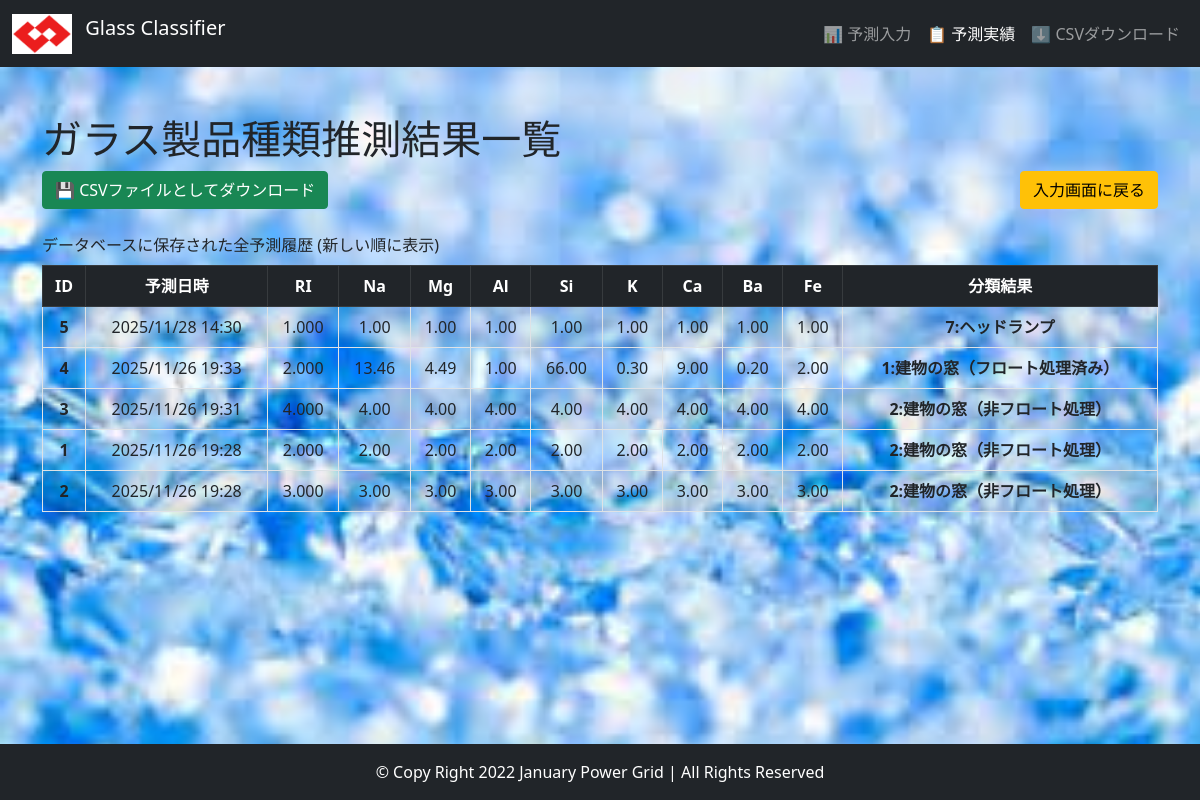
Page /view_data/ on the committed database.
### predict/models.py (models this page shows, shortened)
class PredResult(models.Model):
    RI = models.FloatField(verbose_name="屈折率 (RI)")
    Na = models.FloatField(verbose_name="ナトリウム (Na)")
    Mg = models.FloatField(verbose_name="マグネシウム (Mg)")
    Al = models.FloatField(verbose_name="アルミニウム (Al)")
    Si = models.FloatField(verbose_name="ケイ素 (Si)")
    K  = models.FloatField(verbose_name="カリウム (K)")
    Ca = models.FloatField(verbose_name="カルシウム (Ca)")
    Ba = models.FloatField(verbose_name="バリウム (Ba)")
    Fe = models.FloatField(verbose_name="鉄 (Fe)")
    classification = models.CharField(
        max_length=30,
        verbose_name="予測分類結果"
    )
    created_at = models.DateTimeField(
        default=timezone.now, # データの保存時に自動で日時を記録
        verbose_name="予測日時"
    )
    class Meta:
        verbose_name = "予測結果"
        verbose_name_plural = "予測結果一覧"
        ordering = ['-created_at']

### predict/views.py (the view)
# urls.py: path('view_data/', views.view_data, name='view_data'),
def view_data(request):
    data = {"dataset": PredResult.objects.all().order_by('-created_at')}
    return render(request, "view_data.html", data)

### templates/view_data.html
{% extends "base.html" %}
{% load static %}
{% block main %}
    <div class="container pt-5">
        <div class="row">
        <h1>ガラス製品種類推測結果一覧</h1>
        <div class="mb-3 d-flex justify-content-between align-items-center">
            <a href="{% url 'predict:exportcsv' %}" class="btn btn-success">
                💾 CSVファイルとしてダウンロード
            </a>
            <a href='{% url 'predict:home' %}' class='btn btn-warning'>入力画面に戻る</a>
        </div>
        <div class="table-responsive">
            <table class="table table-hover table-striped table-bordered caption-top">
                <caption class="text-dark">データベースに保存された全予測履歴 (新しい順に表示)</caption>
                <thead class="table-dark text-center">
                    <tr>
                    <th scope="col">ID</th>
                    <th scope="col">予測日時</th>
                    <th scope="col">RI</th>
                    <th scope="col">Na</th>
                    <th scope="col">Mg</th>
                    <th scope="col">Al</th>
                    <th scope="col">Si</th>
                    <th scope="col">K</th>
                    <th scope="col">Ca</th>
                    <th scope="col">Ba</th>
                    <th scope="col">Fe</th>
                    <th scope="col">分類結果</th>
                    </tr>
                </thead>
                <tbody class="text-center">
                {% for data in dataset %}
                    <tr>
                    <th scope="row">{{ data.id }}</th>
                    <td>{{ data.created_at|date:"Y/m/d H:i" }}</td>
                    <td>{{ data.RI|floatformat:"3" }}</td>
                    <td>{{ data.Na|floatformat:"2" }}</td>
                    <td>{{ data.Mg|floatformat:"2" }}</td>
                    <td>{{ data.Al|floatformat:"2" }}</td>
                    <td>{{ data.Si|floatformat:"2" }}</td>
                    <td>{{ data.K|floatformat:"2" }}</td>
                    <td>{{ data.Ca|floatformat:"2" }}</td>
                    <td>{{ data.Ba|floatformat:"2" }}</td>
                    <td>{{ data.Fe|floatformat:"2" }}</td>
                    <td><strong>{{ data.classification }}</strong></td>
                    </tr>
                {% empty %}
                    <tr>
                        <td colspan="12">まだ予測結果が保存されていません。入力画面から予測を実行してください。</td>
                    </tr>
                {% endfor %}
                </tbody>
            </table>
        </div>
        </div>
    </div>
{% endblock %}

### templates/base.html (shortened to what this page needs)
<!doctype html>
<html lang="ja">
<head>
    <link href="https://cdn.jsdelivr.net/npm/bootstrap@5.0.2/dist/css/bootstrap.min.css" rel="stylesheet">
    {% load static %}
</head>
<body>
    <nav class="navbar navbar-expand-lg navbar-dark bg-dark sticky-top">
        <div class="container-fluid">
          <a class="navbar-brand" href="{% url 'predict:home' %}">
            <img src="{% static "power_grid.png"%}" height='40px' width='60px' class="d-inline-block align-text-top me-2">
            Glass Classifier
          </a>
          <div class="collapse navbar-collapse" id="navbarSupportedContent">
            <ul class="navbar-nav ms-auto mb-2 mb-lg-0">
              <li class="nav-item">
                <a class="nav-link {% if 'home' in request.path %}active{% endif %}" href="{% url 'predict:home' %}">📊 予測入力</a>
              </li>
              <li class="nav-item">
                <a class="nav-link {% if 'view_data' in request.path %}active{% endif %}" href="{% url 'predict:view_data' %}">📋 予測実績</a>
              </li>
              <li class="nav-item">
                <a class="nav-link" href="{% url 'predict:exportcsv' %}">⬇️ CSVダウンロード</a>
              </li>
            </ul>
          </div>
        </div>
      </nav>
    <main>
      {% block main %}
      {% endblock %}
    </main>
    <footer class="navbar navbar-expand-lg bg-dark text-white fixed-bottom justify-content-center">
        <span class="navbar-text">
            © Copy Right 2022 January Power Grid | All Rights Reserved
        </span>
    </footer>
</body>
</html>

### rows in the picture
PredResult: id "5", created_at "2025/11/28 14:30", RI "1.000", Na "1.00", Mg "1.00", Al "1.00", Si "1.00", K "1.00", Ca "1.00", Ba "1.00", Fe "1.00", classification "7:ヘッドランプ"
PredResult: id "4", created_at "2025/11/26 19:33", RI "2.000", Na "13.46", Mg "4.49", Al "1.00", Si "66.00", K "0.30", Ca "9.00", Ba "0.20", Fe "2.00", classification "1:建物の窓（フロート処理済み）"
PredResult: id "3", created_at "2025/11/26 19:31", RI "4.000", Na "4.00", Mg "4.00", Al "4.00", Si "4.00", K "4.00", Ca "4.00", Ba "4.00", Fe "4.00", classification "2:建物の窓（非フロート処理）"
PredResult: id "1", created_at "2025/11/26 19:28", RI "2.000", Na "2.00", Mg "2.00", Al "2.00", Si "2.00", K "2.00", Ca "2.00", Ba "2.00", Fe "2.00", classification "2:建物の窓（非フロート処理）"
PredResult: id "2", created_at "2025/11/26 19:28", RI "3.000", Na "3.00", Mg "3.00", Al "3.00", Si "3.00", K "3.00", Ca "3.00", Ba "3.00", Fe "3.00", classification "2:建物の窓（非フロート処理）"
